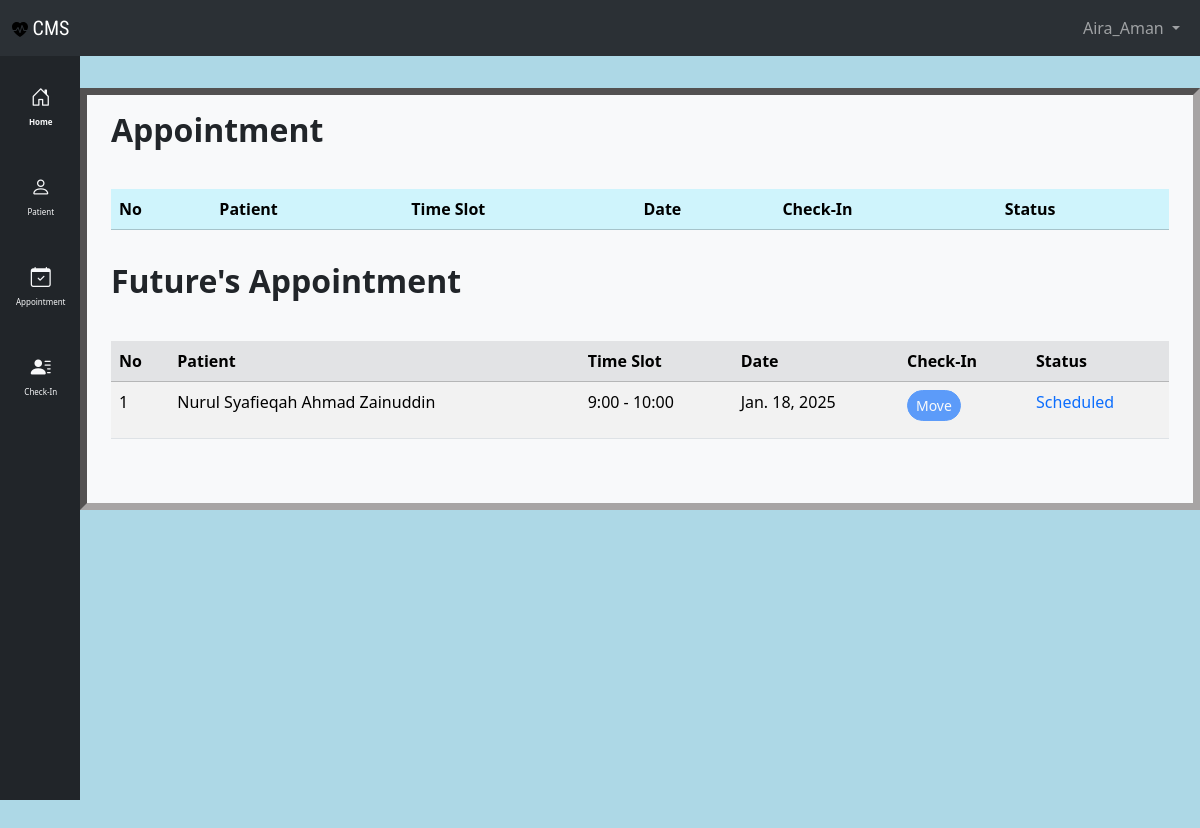
Page /appointment_list/ (signed in) on the committed database.
### clinic/models.py (models this page shows, shortened)
class Appointment(models.Model):
    TIMESLOT_LIST = {
        0: "9:00 - 10:00",
        1: "10:00 - 11:00",
        2: "11:00 - 12:00",
        3: "12:00 - 01:00",
        4: "03:00 - 04:00",
        5: "04:00 - 05:00",
        6: "05:00 - 06:00",
    }
    STATUS_LISTS = {
        1: "Scheduled",
        2: "Completed",
        3: "No Show",
    }
    class Meta:
        unique_together = ["time_slot", "date"]
    patient = models.ForeignKey(Patient, on_delete=models.CASCADE)
    description = models.CharField(max_length=200)
    time_slot = models.IntegerField(choices=TIMESLOT_LIST)
    status = models.IntegerField(choices=STATUS_LISTS, default=1)
    date = models.DateField(default=date.today)

class Patient(models.Model):
    class Meta:
        permissions = [
            ("can_register", "Can register new patient"),
        ]
    title = models.IntegerField(choices=TITLE_CHOICES, default=1, blank=True, null=True)
    first_name = models.CharField(max_length=200)
    last_name = models.CharField(max_length=200)
    ic_number = models.CharField(max_length=12, unique=True)
    email = models.EmailField(max_length=100, null=True, blank=True, unique=True)
    phone_number = models.CharField(max_length=20, unique=True)
    register_date = models.DateTimeField(
        verbose_name="register_date", default=timezone.now
    )

### clinic/views.py (the view)
# urls.py: path("appointment_list/", views.appointment_list, name="appointment_list"),
@login_required
def appointment_list(request):
    today = date.today()
    """appointment list excluding today appointment"""
    appointment_list = Appointment.objects.all().exclude(date=today).order_by("-date")
    """today appointment only"""
    today_appointment = Appointment.objects.filter(date=today)
    context = {
        "today_appointment": today_appointment,
        "appointment_list": appointment_list,
        "title": "List Of Appointment",
    }
    return render(request, "clinic/appointment_list.html", context)

### clinic/templates/clinic/appointment_list.html (shortened to what this page needs)
{% extends "clinic/base.html" %}
{% block main %}
<div class="container">
    <div class="d-flex justify-content-between align-items-center mb-3 py-3">
        <h2 class="fw-bold">Appointment</h2>
    </div>
    <table class="table table-striped">
        <thead>
            <tr class="table-info">
                <th scope="col">No</th>
                <th scope="col">Patient</th>
                <th scope="col">Time Slot</th>
                <th scope="col">Date</th>
                <th scope="col">Check-In</th>
                <th scope="col">Status</th>
            </tr>
        </thead>
    </table>
</div>
<div class="container">
    <div class="d-flex justify-content-between align-items-center mb-3 py-3">
        <h2 class="fw-bold">Future's Appointment</h2>
    </div>
    <table class="table table-striped">
        <thead>
            <tr class="table-secondary">
                <th scope="col">No</th>
                <th scope="col">Patient</th>
                <th scope="col">Time Slot</th>
                <th scope="col">Date</th>
                <th scope="col">Check-In</th>
                <th scope="col">Status</th>
            </tr>
        </thead>
        <tbody>
            {% for appointment in appointment_list %}
            <tr>
                <td>{{ forloop.counter }}</td>
                <td>{{ appointment.patient.first_name }} {{ appointment.patient.last_name }}</td>
                <td>{{ appointment.get_time_slot_display }}</td>
                <td>{{ appointment.date }}</td>
                {% if appointment.get_status_display == "Completed" %}
                <td>
                    <a href="{% url 'clinic:move_to_checkin' appointment.pk %}"
                        class="btn btn-success rounded-pill btn-sm disabled">
                        Moved
                    </a>
                </td>
                {% else %}
                <td>
                    <a href="{% url 'clinic:move_to_checkin' appointment.pk %}"
                        class="btn btn-primary rounded-pill btn-sm disabled">
                        Move
                    </a>
                </td>
                {% endif %}
                {% if appointment.get_status_display == "Scheduled" %}
                <td>
                    <p class="text-primary">
                        {{ appointment.get_status_display }}
                    </p>
                </td>
                {% else %}
                <td>
                    <p class="text-success">
                        {{ appointment.get_status_display }}
                    </p>
                </td>
                {% endif %}
            </tr>
            {% endfor %}
        </tbody>
    </table>
</div>
{% endblock %}

### clinic/templates/clinic/nav.html (shortened to what this page needs)
{% load static %}
<nav class="navbar bg-dark navbar-expand-lg bg-body-tertiary" data-bs-theme="dark">
    <div class="container-fluid">
        <a class="navbar-brand main-header-title" href="{% url 'clinic:home' %}"><img
                src="{% static 'clinic/main-logo.svg' %}" alt="logo">
            CMS
        </a>
        <div class="collapse navbar-collapse" id="navbarSupportedContent">
            <ul class="navbar-nav mb-2 mb-lg-0 ms-auto">
                <li class="nav-item dropdown">
                    <a class="nav-link dropdown-toggle" href="#" role="button" data-bs-toggle="dropdown"
                        aria-expanded="false">
                        {{ user.username|title }}
                    </a>
                </li>
            </ul>
        </div>
    </div>
</nav>

### clinic/templates/clinic/head.html (style rules this page uses)
.main-header-title { font-family: "Roboto Condensed", sans-serif; }

### rows in the picture
Appointment: patient.first_name "Nurul Syafieqah", patient.last_name "Ahmad Zainuddin", time_slot "9:00 - 10:00", date "Jan. 18, 2025", shows "Move", status "Scheduled"

### other values in the picture
{{ user.username|title }} "Aira_Aman"
